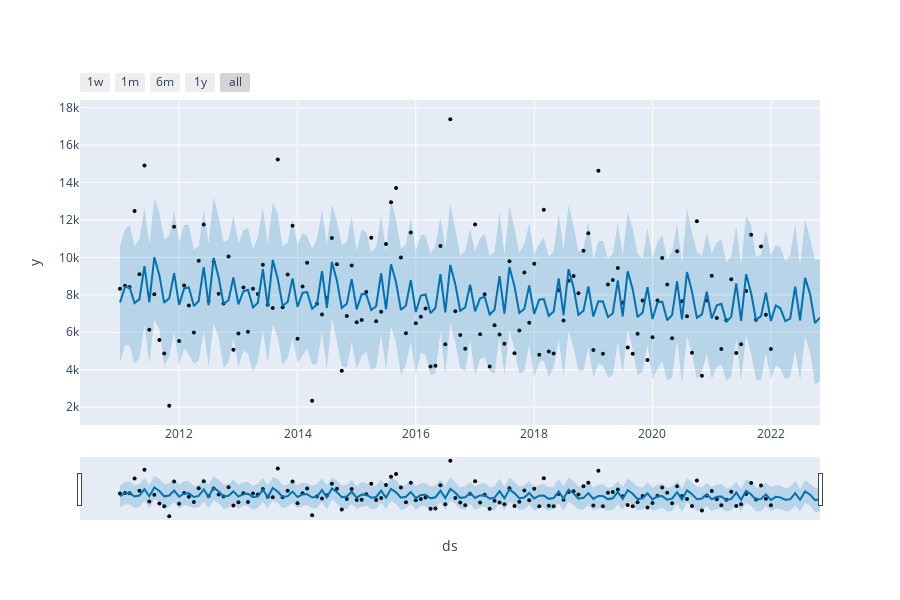

The notebook cell this image was saved under:
### Code cell
display_temporal_prediction(dataset, model, pred)

### Figure 1 — Plotly figure (JSON) as saved in the notebook; plotly's stock layout.template omitted (floating-point values rounded to 4 significant figures; data arrays with more than 128 entries replaced by an {"elided": "..."} marker saying what was removed)
{"data": [{"marker": {"color": "black", "size": 4}, "mode": "markers", "name": "Actual", "type": "scatter", "x": {"elided": "133 str values"}, "y": {"elided": "133 float values"}}, {"hoverinfo": "skip", "line": {"width": 0}, "mode": "lines", "type": "scatter", "x": {"elided": "143 str values"}, "y": {"elided": "143 float values"}}, {"fill": "tonexty", "fillcolor": "rgba(0, 114, 178, 0.2)", "line": {"color": "#0072B2", "width": 2}, "mode": "lines", "name": "Predicted", "type": "scatter", "x": {"elided": "143 str values"}, "y": {"elided": "143 float values"}}, {"fill": "tonexty", "fillcolor": "rgba(0, 114, 178, 0.2)", "hoverinfo": "skip", "line": {"width": 0}, "mode": "lines", "type": "scatter", "x": {"elided": "143 str values"}, "y": {"elided": "143 float values"}}], "layout": {"height": 600, "showlegend": false, "width": 900, "xaxis": {"rangeselector": {"buttons": [{"count": 7, "label": "1w", "step": "day", "stepmode": "backward"}, {"count": 1, "label": "1m", "step": "month", "stepmode": "backward"}, {"count": 6, "label": "6m", "step": "month", "stepmode": "backward"}, {"count": 1, "label": "1y", "step": "year", "stepmode": "backward"}, {"step": "all"}]}, "rangeslider": {"visible": true}, "title": {"text": "ds"}, "type": "date"}, "yaxis": {"title": {"text": "y"}}}}
